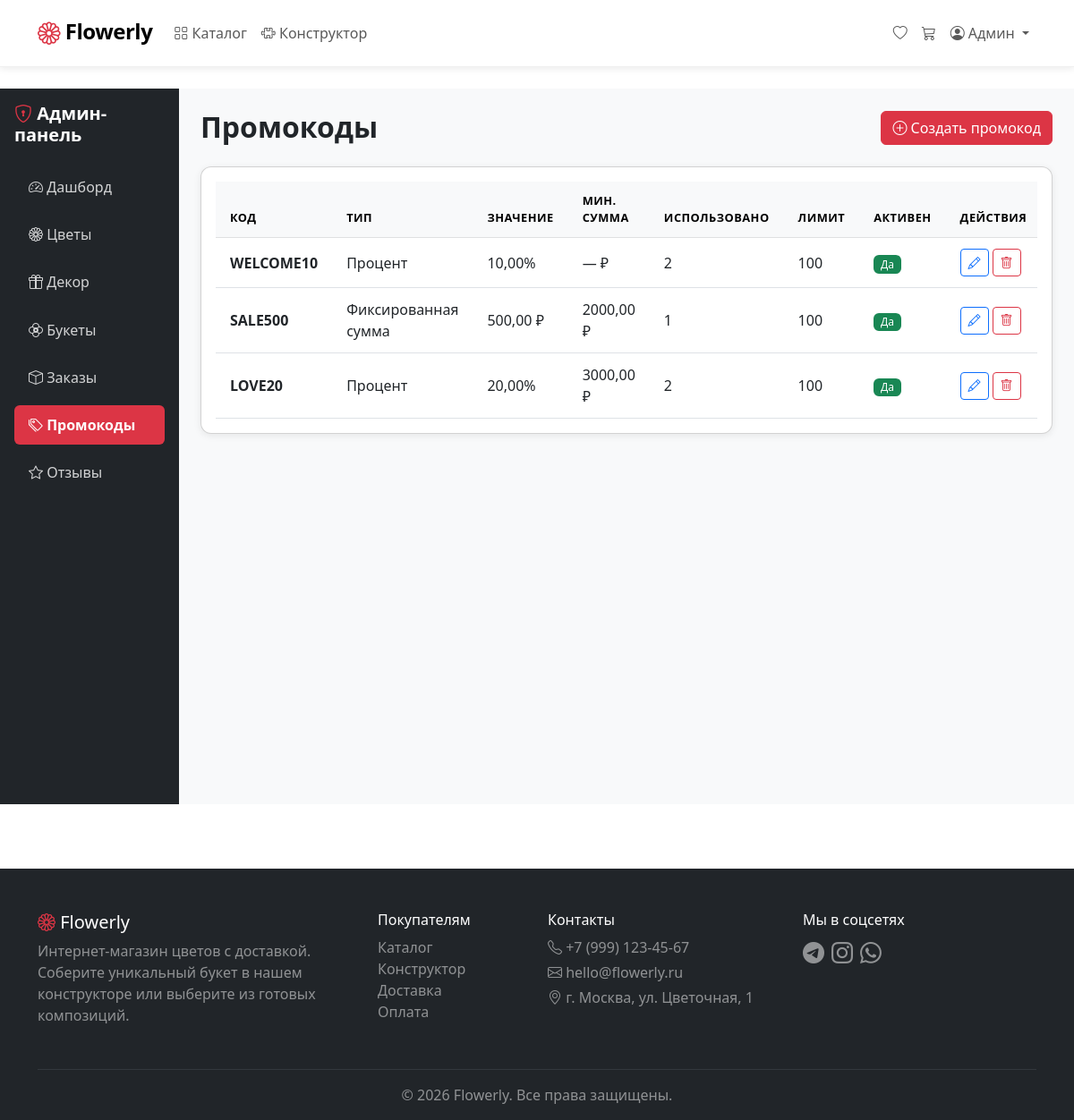
Page /admin-dashboard/promo/ (signed in) on the committed database.
### FlowerlyApp/models.py (models this page shows, shortened)
class User(AbstractUser):
    username = None
    email = models.EmailField('Email', unique=True)
    phone = models.CharField('Телефон', max_length=20, blank=True)
    default_address = models.TextField('Адрес по умолчанию', blank=True)
    avatar = models.ImageField('Аватар', upload_to='avatars/', blank=True)
    is_florist = models.BooleanField('Флорист', default=False)
    created_at = models.DateTimeField('Дата регистрации', auto_now_add=True)
    USERNAME_FIELD = 'email'
    REQUIRED_FIELDS = ['first_name', 'last_name']
    objects = UserManager()
    class Meta:
        verbose_name = 'Пользователь'
        verbose_name_plural = 'Пользователи'

class PromoCode(models.Model):
    DISCOUNT_TYPES = [
        ('percent', 'Процент'),
        ('fixed', 'Фиксированная сумма'),
    ]
    code = models.CharField('Код', max_length=50, unique=True)
    discount_type = models.CharField('Тип скидки', max_length=10, choices=DISCOUNT_TYPES)
    discount_value = models.DecimalField('Значение', max_digits=10, decimal_places=2)
    min_order_amount = models.DecimalField('Мин. сумма заказа', max_digits=10, decimal_places=2, null=True, blank=True)
    valid_from = models.DateTimeField('Действует с')
    valid_to = models.DateTimeField('Действует до')
    usage_limit = models.PositiveIntegerField('Лимит использований', null=True, blank=True)
    used_count = models.PositiveIntegerField('Использовано', default=0)
    is_active = models.BooleanField('Активен', default=True)
    class Meta:
        verbose_name = 'Промокод'
        verbose_name_plural = 'Промокоды'

### FlowerlyApp/views.py (the view)
    def wrapper(request, *args, **kwargs):
        if not request.user.is_authenticated:
            return redirect('flowerly:login')
        if not request.user.is_staff:
            messages.error(request, 'Доступ запрещён')
            return redirect('flowerly:home')
        return view_func(request, *args, **kwargs)

### FlowerlyApp/context_processors.py (called while the page is built)
def cart_counter(request):
    if request.user.is_authenticated:
        try:
            cart = Cart.objects.get(user=request.user)
            count = cart.total_items()
        except Cart.DoesNotExist:
            count = 0
    else:
        count = 0
    return {'cart_count': count}

### FlowerlyApp/models.py (called while the page is built)
    def total_items(self):
        return self.items.count()

### FlowerlyApp/views.py (called while the page is built)
def admin_required(view_func):
    def wrapper(request, *args, **kwargs):
        if not request.user.is_authenticated:
            return redirect('flowerly:login')
        if not request.user.is_staff:
            messages.error(request, 'Доступ запрещён')
            return redirect('flowerly:home')
        return view_func(request, *args, **kwargs)
    return wrapper

@admin_required
def admin_promo(request):
    promos = PromoCode.objects.all()
    return render(request, 'admin_dashboard/promo.html', {'promos': promos})

### FlowerlyApp/templates/admin_dashboard/promo.html (shortened to what this page needs)
{% extends 'base.html' %}
{% block content %}
<div class="container-fluid">
    <div class="row">
        <div class="col-md-2 bg-dark min-vh-100 p-3">
            <h5 class="fw-bold mb-4 text-white"><i class="bi bi-shield-lock text-danger"></i> Админ-панель</h5>
            <ul class="nav flex-column">
                <li class="nav-item mb-2">
                    <a href="{% url 'flowerly:admin_dashboard' %}" class="nav-link text-white">
                        <i class="bi bi-speedometer2"></i> Дашборд
                    </a>
                </li>
                <li class="nav-item mb-2">
                    <a href="{% url 'flowerly:admin_flowers' %}" class="nav-link text-white">
                        <i class="bi bi-flower1"></i> Цветы
                    </a>
                </li>
                <li class="nav-item mb-2">
                    <a href="{% url 'flowerly:admin_decor' %}" class="nav-link text-white">
                        <i class="bi bi-gift"></i> Декор
                    </a>
                </li>
                <li class="nav-item mb-2">
                    <a href="{% url 'flowerly:admin_bouquets' %}" class="nav-link text-white">
                        <i class="bi bi-flower2"></i> Букеты
                    </a>
                </li>
                <li class="nav-item mb-2">
                    <a href="{% url 'flowerly:admin_orders' %}" class="nav-link text-white">
                        <i class="bi bi-box"></i> Заказы
                    </a>
                </li>
                <li class="nav-item mb-2">
                    <a href="{% url 'flowerly:admin_promo' %}" class="nav-link active bg-danger text-white rounded">
                        <i class="bi bi-tags"></i> Промокоды
                    </a>
                </li>
                <li class="nav-item mb-2">
                    <a href="{% url 'flowerly:admin_reviews' %}" class="nav-link text-white">
                        <i class="bi bi-star"></i> Отзывы
                    </a>
                </li>
            </ul>
        </div>
        <div class="col-md-10 p-4 bg-light min-vh-100">
            <div class="d-flex justify-content-between align-items-center mb-4">
                <h2 class="fw-bold mb-0">Промокоды</h2>
                <a href="{% url 'flowerly:admin_promo_add' %}" class="btn btn-danger">
                    <i class="bi bi-plus-circle"></i> Создать промокод
                </a>
            </div>
            <div class="card shadow-sm">
                <div class="card-body">
                    <div class="table-responsive">
                        <table class="table table-hover align-middle">
                            <thead class="table-light">
                                <tr>
                                    <th>Код</th>
                                    <th>Тип</th>
                                    <th>Значение</th>
                                    <th>Мин. сумма</th>
                                    <th>Использовано</th>
                                    <th>Лимит</th>
                                    <th>Активен</th>
                                    <th>Действия</th>
                                </tr>
                            </thead>
                            <tbody>
                                {% for promo in promos %}
                                <tr>
                                    <td><strong>{{ promo.code }}</strong></td>
                                    <td>{{ promo.get_discount_type_display }}</td>
                                    <td>
                                        {% if promo.discount_type == 'percent' %}
                                        {{ promo.discount_value }}%
                                        {% else %}
                                        {{ promo.discount_value }} ₽
                                        {% endif %}
                                    </td>
                                    <td>{{ promo.min_order_amount|default:"—" }} ₽</td>
                                    <td>{{ promo.used_count }}</td>
                                    <td>{{ promo.usage_limit|default:"∞" }}</td>
                                    <td>
                                        {% if promo.is_active %}
                                        <span class="badge bg-success">Да</span>
                                        {% else %}
                                        <span class="badge bg-danger">Нет</span>
                                        {% endif %}
                                    </td>
                                    <td>
                                        <div class="d-flex gap-1">
                                            <a href="{% url 'flowerly:admin_promo_edit' promo.id %}" class="btn btn-sm btn-outline-primary">
                                                <i class="bi bi-pencil"></i>
                                            </a>
                                            <a href="{% url 'flowerly:admin_promo_delete' promo.id %}" class="btn btn-sm btn-outline-danger"
                                               onclick="return confirm('Удалить промокод «{{ promo.code }}»?')">
                                                <i class="bi bi-trash"></i>
                                            </a>
                                        </div>
                                    </td>
                                </tr>
                                {% empty %}
                                <tr>
                                    <td colspan="8" class="text-center py-4 text-muted">Промокоды не созданы</td>
                                </tr>
                                {% endfor %}
                            </tbody>
                        </table>
                    </div>
                </div>
            </div>
        </div>
    </div>
</div>
{% endblock %}

### FlowerlyApp/templates/base.html (shortened to what this page needs)
<!DOCTYPE html>
<html lang="ru">
<head>
    <link href="https://cdn.jsdelivr.net/npm/bootstrap@5.3.0/dist/css/bootstrap.min.css" rel="stylesheet">
    <link href="https://cdn.jsdelivr.net/npm/bootstrap-icons@1.11.0/font/bootstrap-icons.css" rel="stylesheet">
    {% load static %}
    <link href="{% static 'css/style.css' %}" rel="stylesheet">
</head>
<body>
    <nav class="navbar navbar-expand-lg navbar-light bg-white shadow-sm sticky-top">
        <div class="container">
            <a class="navbar-brand" href="{% url 'flowerly:home' %}">
                <i class="bi bi-flower1 text-danger"></i>
                <span class="fw-bold">Flowerly</span>
            </a>
            <div class="collapse navbar-collapse" id="navbarMain">
                <ul class="navbar-nav me-auto mb-2 mb-lg-0">
                    <li class="nav-item">
                        <a class="nav-link {% if request.resolver_match.url_name == 'catalog' %}active{% endif %}"
                           href="{% url 'flowerly:catalog' %}">
                            <i class="bi bi-grid"></i> Каталог
                        </a>
                    </li>
                    <li class="nav-item">
                        <a class="nav-link {% if request.resolver_match.url_name == 'constructor' %}active{% endif %}"
                           href="{% url 'flowerly:constructor' %}">
                            <i class="bi bi-puzzle"></i> Конструктор
                        </a>
                    </li>
                </ul>
                <ul class="navbar-nav ms-auto mb-2 mb-lg-0">
                    {% if user.is_authenticated %}
                        <li class="nav-item">
                            <a class="nav-link" href="{% url 'flowerly:favorites' %}">
                                <i class="bi bi-heart"></i>
                            </a>
                        </li>
                        <li class="nav-item">
                            <a class="nav-link position-relative" href="{% url 'flowerly:cart_detail' %}">
                                <i class="bi bi-cart3"></i>
                            </a>
                        </li>
                        <li class="nav-item dropdown">
                            <a class="nav-link dropdown-toggle" href="#" id="userDropdown" role="button"
                               data-bs-toggle="dropdown">
                                <i class="bi bi-person-circle"></i> {{ user.first_name }}
                            </a>
                        </li>
                    {% endif %}
                </ul>
            </div>
        </div>
    </nav>
    <main class="py-4">
        {% block content %}{% endblock %}
    </main>
<footer class="bg-dark text-white pt-5 pb-3 mt-5">
    <div class="container">
        <div class="row">
            <div class="col-md-4 mb-3">
                <h5><i class="bi bi-flower1 text-danger"></i> Flowerly</h5>
                <p class="text-white-50">Интернет-магазин цветов с доставкой. Соберите уникальный букет в нашем конструкторе или выберите из готовых композиций.</p>
            </div>
            <div class="col-md-2 mb-3">
                <h6>Покупателям</h6>
                <ul class="list-unstyled">
                    <li><a href="{% url 'flowerly:catalog' %}" class="text-white-50 text-decoration-none">Каталог</a></li>
                    <li><a href="{% url 'flowerly:constructor' %}" class="text-white-50 text-decoration-none">Конструктор</a></li>
                    <li><a href="#" class="text-white-50 text-decoration-none">Доставка</a></li>
                    <li><a href="#" class="text-white-50 text-decoration-none">Оплата</a></li>
                </ul>
            </div>
            <div class="col-md-3 mb-3">
                <h6>Контакты</h6>
                <p class="text-white-50 mb-1"><i class="bi bi-telephone"></i> +7 (999) 123-45-67</p>
                <p class="text-white-50 mb-1"><i class="bi bi-envelope"></i> hello@flowerly.ru</p>
                <p class="text-white-50"><i class="bi bi-geo-alt"></i> г. Москва, ул. Цветочная, 1</p>
            </div>
            <div class="col-md-3 mb-3">
                <h6>Мы в соцсетях</h6>
                <div class="d-flex gap-2">
                    <a href="#" class="text-white-50 fs-4"><i class="bi bi-telegram"></i></a>
                    <a href="#" class="text-white-50 fs-4"><i class="bi bi-instagram"></i></a>
                    <a href="#" class="text-white-50 fs-4"><i class="bi bi-whatsapp"></i></a>
                </div>
            </div>
        </div>
        <hr class="border-secondary">
        <p class="text-center text-white-50 mb-0">© 2026 Flowerly. Все права защищены.</p>
    </div>
</footer>
</body>
</html>

### FlowerlyApp/static/css/style.css (style rules this page uses)
:root { --flowerly-primary: #dc3545; --flowerly-primary-dark: #bb2d3b; --flowerly-primary-light: #f8d7da; --flowerly-secondary: #6c757d; --flowerly-success: #198754; --flowerly-warning: #ffc107; --flowerly-bg-light: #f8f9fa; --flowerly-text-muted: #6c757d; }
body { font-family: 'Segoe UI', system-ui, -apple-system, sans-serif; color: #212529; background-color: #fff; min-height: 100vh; display: flex; flex-direction: column; }
main { flex: 1; }
.navbar { padding: 0.75rem 0; border-bottom: 1px solid #f0f0f0; }
.navbar-brand { font-size: 1.5rem; letter-spacing: -0.5px; }
.navbar-brand i { font-size: 1.6rem; vertical-align: -3px; }
.nav-link { font-weight: 500; padding: 0.5rem 1rem; border-radius: 8px; transition: all 0.2s ease; }
.nav-link.active { background-color: var(--flowerly-primary-light); color: var(--flowerly-primary) !important; font-weight: 600; }
.btn-danger { background-color: var(--flowerly-primary); border-color: var(--flowerly-primary); }
.btn-outline-danger { color: var(--flowerly-primary); border-color: var(--flowerly-primary); }
.card { border-radius: 12px; overflow: hidden; transition: transform 0.2s ease, box-shadow 0.2s ease; }
.table { margin-bottom: 0; }
.table thead th { font-weight: 600; text-transform: uppercase; font-size: 0.8rem; letter-spacing: 0.5px; padding: 0.75rem 1rem; }
.table tbody td { padding: 0.75rem 1rem; vertical-align: middle; }
.badge { font-weight: 500; padding: 0.35em 0.65em; border-radius: 6px; }
.bg-dark .nav-link { color: rgba(255, 255, 255, 0.8) !important; padding: 0.6rem 1rem; border-radius: 8px; margin-bottom: 2px; font-weight: 500; transition: all 0.2s ease; }
.bg-dark .nav-link.active { background-color: #dc3545 !important; color: #fff !important; font-weight: 600; }
.card { animation: fadeInUp 0.4s ease forwards; }
.card:nth-child(2) { animation-delay: 0.05s; }
footer { margin-top: auto; }
footer a { transition: color 0.2s ease; }
.min-vh-100 { min-height: 100vh; }
.sticky-top { z-index: 100; }
.navbar { z-index: 1030 !important; }
.shadow-sm { box-shadow: 0 2px 8px rgba(0, 0, 0, 0.08) !important; }

### rows in the picture
User: first_name "Админ"
PromoCode: code "WELCOME10", discount_type "Процент", discount_value "10,00", min_order_amount "—", used_count "2", usage_limit "100", is_active "Да"
PromoCode: code "SALE500", discount_type "Фиксированная сумма", discount_value "500,00", min_order_amount "2000,00", used_count "1", usage_limit "100", is_active "Да"
PromoCode: code "LOVE20", discount_type "Процент", discount_value "20,00", min_order_amount "3000,00", used_count "2", usage_limit "100", is_active "Да"
